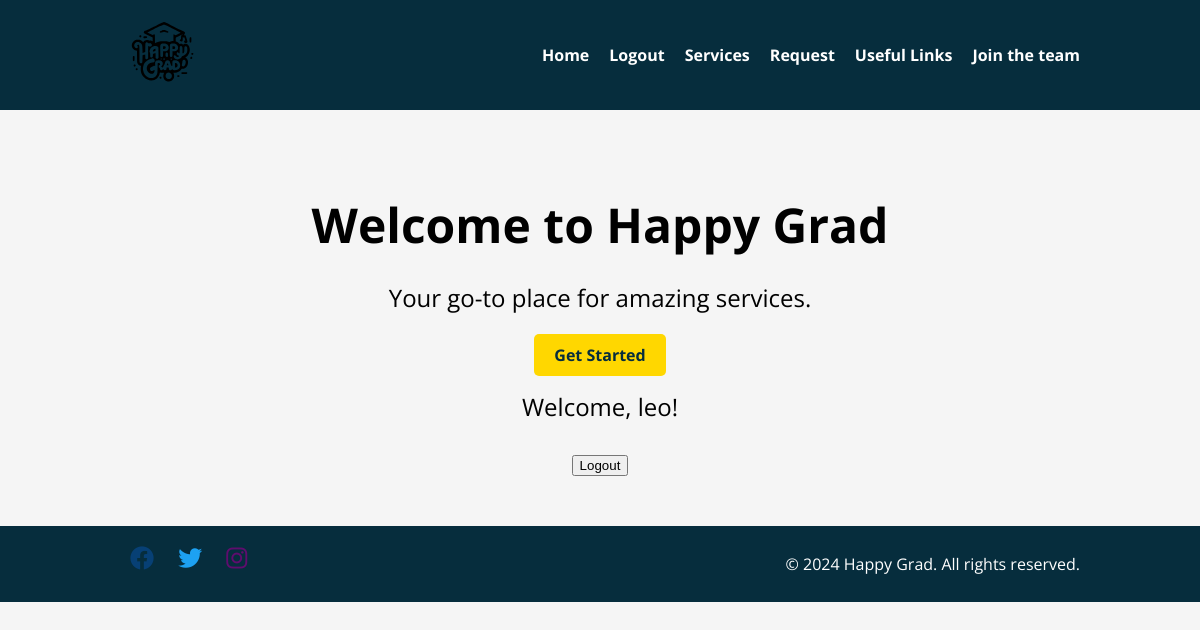
The app's page /home/ (signed in), older data.
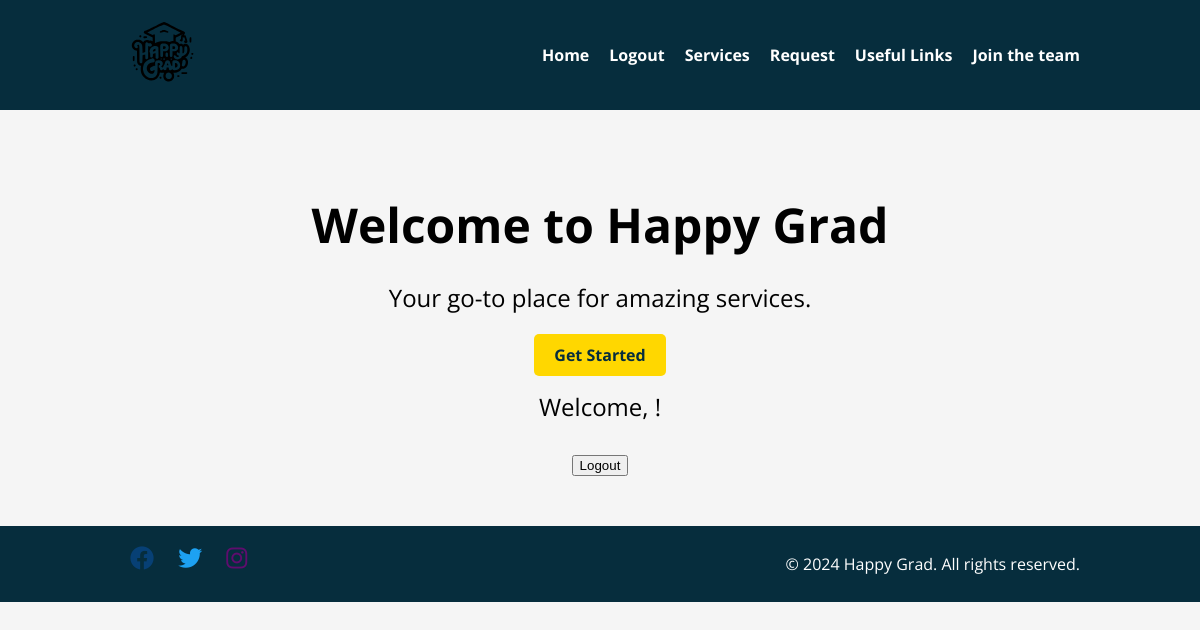
The same page, newer data.
### service_matcher/models.py (models this page shows, shortened)
class MyUser(AbstractBaseUser, PermissionsMixin):
    email = models.EmailField(unique=True)
    first_name = models.CharField(max_length=30, blank=True)
    last_name = models.CharField(max_length=30, blank=True)
    date_joined = models.DateTimeField(auto_now_add=True)
    is_active = models.BooleanField(default=True)
    is_staff = models.BooleanField(default=False)
    objects = MyUserManager()
    USERNAME_FIELD = 'email'
    REQUIRED_FIELDS = []
    groups = models.ManyToManyField(
        'auth.Group',
        related_name='myuser_set',  # Avoid clashes with the default User model
        blank=True,
        help_text='The groups this user belongs to.',
        verbose_name='groups',
    )
    user_permissions = models.ManyToManyField(
        'auth.Permission',
        related_name='myuser_set',
        blank=True,
        help_text='Specific permissions for this user.',
        verbose_name='user permissions',
    )

### service_matcher/views.py (the view)
# urls.py: 2. Add a URL to urlpatterns:  path('', views.home, name='home')
def home(request):
    return render(request,'home.html')

### service_matcher/templates/home.html (shortened to what this page needs)
<!DOCTYPE html>
<html lang="en">
<head>
    {% load static %}
    <link rel="stylesheet" type="text/css" href="{% static 'css/home.css' %}">
    <link rel="stylesheet" href="https://cdnjs.cloudflare.com/ajax/libs/font-awesome/6.0.0-beta3/css/all.min.css">
</head>
</head>
<body>
    <nav>
        <div class="container">
            <div class="logo">
                <img src="{% static 'images/logo.svg' %}" alt="Happy Grad Logo" style="width: 85px;">
            </div>
            <ul class="nav-links">
                <li><a href="{% url 'home' %}">Home</a></li>
                {% if request.user.is_authenticated %}
        <li><a href="{% url 'logout' %}">Logout</a></li>
    {% else %}
        <li><a href="{% url 'login' %}">Login</a></li>
    {% endif %}
                <li><a href="{% url 'services' %}">Services</a></li>
                <li><a href="{% url 'documents' %}">Request</a></li>
                <li><a href="{% url 'useful_links'%}"> Useful Links</a></li>
                <li><a href="{% url 'join_the_team'%}">Join the team</a></li>
            </ul>
        </div>
    </nav>
    <header>
        <div class="container">
            <h1>Welcome to Happy Grad</h1>
            <p>Your go-to place for amazing services.</p>
            <a href="{% url 'join_the_team'%}" class="btn">Get Started</a>
        </div>
        {% if request.user.is_authenticated %}
    <p>Welcome, {{ request.user.first_name }}!</p>
    <form action="{% url 'logout' %}" method="post">
        <button type="submit">Logout</button>
    </form>
{% else %}
    <p>Take control of today</p>
{% endif %}
    </header>
    <footer>
        <div class="container">
            <div class="social-links">
                <a href="#" class="social-icon facebook-icon"><i class="fab fa-facebook"></i></a>
                <a href="#" class="social-icon twitter-icon"><i class="fab fa-twitter"></i></a>
                <a href="#" class="social-icon insta-icon"><i class="fab fa-instagram"></i></a>
            </div>
            <p class="copy_right">&copy; 2024 Happy Grad. All rights reserved.</p>
        </div>
    </footer>
</body>
</html>

### static/css/home.css (style rules this page uses)
body { margin: 0; font-family: 'Open Sans', sans-serif; background-color: #f5f5f5; padding-bottom: 5px; }
.container { width: 80%; margin: 0 auto; }
nav { background-color: #062d3d; color: #fff; }
nav .container { display: flex; justify-content: space-between; align-items: center; padding: 10px 0; }
nav ul { list-style: none; display: flex; margin: 0; padding: 0; }
nav ul li { margin-left: 20px; }
nav ul li a { color: #fff; text-decoration: none; font-weight: bold; transition: color 0.3s; }
header { text-align: center; padding: 50px 0; }
header h1 { font-size: 3em; margin-bottom: 20px; }
header p { font-size: 1.5em; margin-bottom: 30px; }
header .btn { background-color: #ffd700; color: #062d3d; padding: 10px 20px; text-decoration: none; font-weight: bold; border-radius: 5px; transition: background-color 0.3s; }
footer { background-color: #062d3d; color: #fff; text-align: center; padding: 20px 0; }
footer .container { display: flex; justify-content: space-between; align-items: center; flex-wrap: wrap; }
footer .social-links { margin-bottom: 10px; }
footer .social-links a { margin: 0 10px; display: inline-block; }
footer .social-links i { font-size: 24px; transition: opacity 0.3s; }
.facebook-icon { color: #074075; }
.twitter-icon { color: #1DA1F2; }
.insta-icon { color: rgba(128, 0, 128, 0.733) }
footer p { margin: 0; }
body::after { content: ''; display: block; width: 100%; height: 5px; background-color: #ffd700; position: fixed; bottom: 0; left: 0; margin: 0; }

Row changes from the older to the newer data that the page shows:
no longer on this page (row edited): MyUser: user.first_name "leo"
